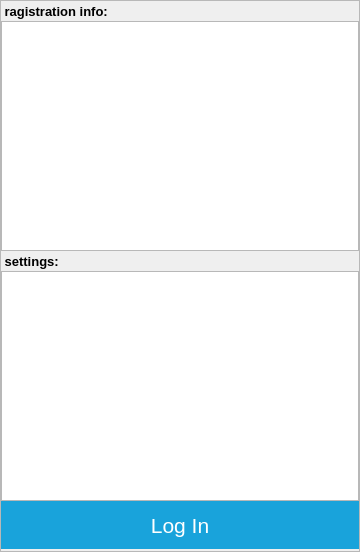
<?xml version="1.0" encoding="UTF-8"?>
<ui version="4.0">
 <class>LoginForm</class>
 <widget class="QWidget" name="LoginForm">
  <property name="geometry">
   <rect>
    <x>0</x>
    <y>0</y>
    <width>360</width>
    <height>552</height>
   </rect>
  </property>
  <property name="windowTitle">
   <string>Form</string>
  </property>
  <property name="styleSheet">
   <string notr="true"/>
  </property>
  <layout class="QGridLayout" name="gridLayout_2">
   <property name="leftMargin">
    <number>0</number>
   </property>
   <property name="topMargin">
    <number>0</number>
   </property>
   <property name="rightMargin">
    <number>0</number>
   </property>
   <property name="bottomMargin">
    <number>0</number>
   </property>
   <property name="spacing">
    <number>0</number>
   </property>
   <item row="0" column="0">
    <widget class="QFrame" name="frame">
     <property name="frameShape">
      <enum>QFrame::StyledPanel</enum>
     </property>
     <property name="frameShadow">
      <enum>QFrame::Raised</enum>
     </property>
     <layout class="QGridLayout" name="gridLayout">
      <property name="leftMargin">
       <number>0</number>
      </property>
      <property name="topMargin">
       <number>0</number>
      </property>
      <property name="rightMargin">
       <number>0</number>
      </property>
      <property name="bottomMargin">
       <number>0</number>
      </property>
      <property name="spacing">
       <number>0</number>
      </property>
      <item row="0" column="0">
       <widget class="QLabel" name="label">
        <property name="minimumSize">
         <size>
          <width>0</width>
          <height>20</height>
         </size>
        </property>
        <property name="maximumSize">
         <size>
          <width>16777215</width>
          <height>20</height>
         </size>
        </property>
        <property name="styleSheet">
         <string notr="true">font-size:10pt; 
font-weight:700;</string>
        </property>
        <property name="text">
         <string> ragistration info:</string>
        </property>
        <property name="margin">
         <number>4</number>
        </property>
       </widget>
      </item>
      <item row="1" column="0">
       <widget class="ListWidget" name="registrationInfoWidget">
        <property name="minimumSize">
         <size>
          <width>0</width>
          <height>230</height>
         </size>
        </property>
        <property name="maximumSize">
         <size>
          <width>16777215</width>
          <height>230</height>
         </size>
        </property>
        <property name="focusPolicy">
         <enum>Qt::NoFocus</enum>
        </property>
        <property name="alternatingRowColors">
         <bool>true</bool>
        </property>
        <property name="selectionMode">
         <enum>QAbstractItemView::NoSelection</enum>
        </property>
        <property name="flow">
         <enum>QListView::TopToBottom</enum>
        </property>
        <property name="layoutMode">
         <enum>QListView::SinglePass</enum>
        </property>
        <property name="batchSize">
         <number>100</number>
        </property>
        <property name="currentRow">
         <number>-1</number>
        </property>
       </widget>
      </item>
      <item row="2" column="0">
       <widget class="QLabel" name="label_2">
        <property name="minimumSize">
         <size>
          <width>0</width>
          <height>20</height>
         </size>
        </property>
        <property name="maximumSize">
         <size>
          <width>16777215</width>
          <height>20</height>
         </size>
        </property>
        <property name="styleSheet">
         <string notr="true">font-size:10pt; 
font-weight:700;</string>
        </property>
        <property name="text">
         <string> settings:</string>
        </property>
        <property name="margin">
         <number>4</number>
        </property>
       </widget>
      </item>
      <item row="3" column="0">
       <widget class="ListWidget" name="settingsWidget">
        <property name="minimumSize">
         <size>
          <width>0</width>
          <height>230</height>
         </size>
        </property>
        <property name="maximumSize">
         <size>
          <width>16777215</width>
          <height>230</height>
         </size>
        </property>
        <property name="focusPolicy">
         <enum>Qt::NoFocus</enum>
        </property>
        <property name="alternatingRowColors">
         <bool>true</bool>
        </property>
        <property name="selectionMode">
         <enum>QAbstractItemView::NoSelection</enum>
        </property>
       </widget>
      </item>
      <item row="4" column="0">
       <widget class="QPushButton" name="pushButton">
        <property name="minimumSize">
         <size>
          <width>0</width>
          <height>48</height>
         </size>
        </property>
        <property name="styleSheet">
         <string notr="true">QPushButton {
	font-size:16pt; 
	border-style: outset;
	border-width: 0px;
	color: white;
	background-color: rgb(25,163,219);
	top:100px;
}
QPushButton:pressed {
	background-color: rgb(45,183,239);
}</string>
        </property>
        <property name="text">
         <string>Log In</string>
        </property>
        <property name="flat">
         <bool>false</bool>
        </property>
       </widget>
      </item>
     </layout>
    </widget>
   </item>
  </layout>
 </widget>
 <customwidgets>
  <customwidget>
   <class>ListWidget</class>
   <extends>QListWidget</extends>
   <header>listwidget.h</header>
  </customwidget>
 </customwidgets>
 <resources/>
 <connections/>
</ui>
